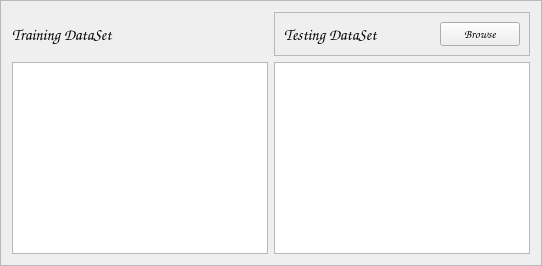
                <widget class="QFrame" name="frame_2">
                 <property name="frameShape">
                  <enum>QFrame::StyledPanel</enum>
                 </property>
                 <property name="frameShadow">
                  <enum>QFrame::Raised</enum>
                 </property>
                 <layout class="QGridLayout" name="gridLayout_10">
                  <item row="2" column="0">
                   <widget class="QLabel" name="label_2">
                    <property name="font">
                     <font>
                      <family>Comic Sans MS</family>
                      <pointsize>12</pointsize>
                     </font>
                    </property>
                    <property name="text">
                     <string>Training DataSet</string>
                    </property>
                   </widget>
                  </item>
                  <item row="2" column="1">
                   <widget class="QFrame" name="frame_6">
                    <property name="frameShape">
                     <enum>QFrame::StyledPanel</enum>
                    </property>
                    <property name="frameShadow">
                     <enum>QFrame::Raised</enum>
                    </property>
                    <layout class="QHBoxLayout" name="horizontalLayout">
                     <item>
                      <widget class="QLabel" name="label_3">
                       <property name="font">
                        <font>
                         <family>Comic Sans MS</family>
                         <pointsize>12</pointsize>
                        </font>
                       </property>
                       <property name="text">
                        <string>Testing DataSet</string>
                       </property>
                      </widget>
                     </item>
                     <item>
                      <spacer name="horizontalSpacer">
                       <property name="orientation">
                        <enum>Qt::Horizontal</enum>
                       </property>
                       <property name="sizeHint" stdset="0">
                        <size>
                         <width>40</width>
                         <height>20</height>
                        </size>
                       </property>
                      </spacer>
                     </item>
                     <item>
                      <widget class="QPushButton" name="pushButton_Browse">
                       <property name="font">
                        <font>
                         <family>Comic Sans MS</family>
                         <pointsize>9</pointsize>
                         <weight>50</weight>
                         <italic>false</italic>
                         <bold>false</bold>
                        </font>
                       </property>
                       <property name="text">
                        <string>Browse</string>
                       </property>
                      </widget>
                     </item>
                    </layout>
                   </widget>
                  </item>
                  <item row="3" column="0">
                   <widget class="QTableView" name="tableView_train"/>
                  </item>
                  <item row="3" column="1">
                   <widget class="QTableView" name="tableView_test"/>
                  </item>
                 </layout>
                </widget>
